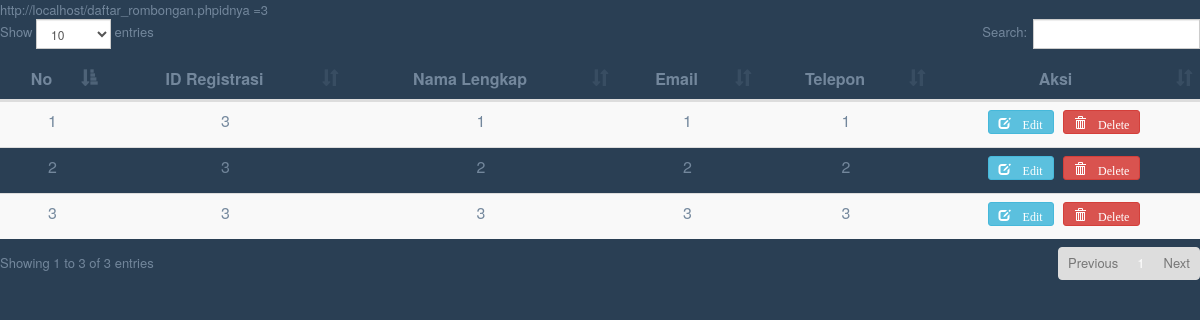
Page /daftar_rombongan.php?id_registrasi=3 on the committed database.
### tables this page shows
CREATE TABLE `tbl_rombongan` (
  `rombongan_ID` int(11) NOT NULL,
  `id_registrasi` int(11) NOT NULL,
  `rombongan_nama` varchar(50) NOT NULL,
  `rombongan_email` varchar(50) NOT NULL,
  `rombongan_telp` varchar(15) NOT NULL
);

### daftar_rombongan.php (the view, shortened to what this page needs)
    <link href="assets/theme/vendors/bootstrap/dist/css/bootstrap.min.css" rel="stylesheet">
    <link href="assets/theme/vendors/datatables.net-bs/css/dataTables.bootstrap.min.css" rel="stylesheet">
    <link href="assets/theme/vendors/datatables.net-scroller-bs/css/scroller.bootstrap.min.css" rel="stylesheet">
    <link href="assets/theme/build/css/custom.min.css" rel="stylesheet">
<table id="datatable" class="table table-striped">
                      <thead>
                        <tr>
                          <th><center>No</th>
                          <th><strong><center>ID Registrasi</th>
                          <th><center>Nama Lengkap</th>
                          <th><center>Email</th>
                          <th><center>Telepon</th>
                          <th><center>Aksi</th></strong>
                        </tr>
                      </thead>
                      <tbody>
                        <?php
                        $koneksi = mysqli_connect('localhost','root','','jamaahpk_db');
                        $no = 1;
                        $id = $_GET['id_registrasi'];
                        $query = mysqli_query($koneksi, "SELECT * FROM tbl_rombongan WHERE id_registrasi=$id");
                        while ($data = mysqli_fetch_array($query)) {
                          $rombongan_ID = $data['rombongan_ID'];
                          echo "<tr>";
                          echo "<td><center>" . $no++ . "</td>";
                          echo "<td><center>" . $data['id_registrasi'] . "</td>";
                          echo "<td><center>" . $data['rombongan_nama'] . "</td>";
                          echo "<td><center>" . $data['rombongan_email'] . "</td>";
                          echo "<td><center>" . $data['rombongan_telp'] . "</td>";
                            echo "<td><center>
                                <a href='ubah_rombongan?rombongan_ID=$rombongan_ID'>
                                  <button class='btn btn-info btn-sm' >
                                    <span class='glyphicon glyphicon-edit'> Edit</span>
                                  </button>
                                </a>
                                <a href='framework/functions/func_tamu?delete_rombongan=$rombongan_ID' onclick='return konfirmasi()' role='button' class='btn btn-danger btn-sm'>
                                  <span class='glyphicon glyphicon-trash'> Delete</span>
                                </a>
                              </td>";
                            echo "</tr>";
                        }
                        ?>
                      </tbody>
                    </table>

### rows in the picture
tbl_rombongan: id_registrasi "3", rombongan_nama "1", rombongan_email "1", rombongan_telp "1"
tbl_rombongan: id_registrasi "3", rombongan_nama "2", rombongan_email "2", rombongan_telp "2"
tbl_rombongan: id_registrasi "3", rombongan_nama "3", rombongan_email "3", rombongan_telp "3"
